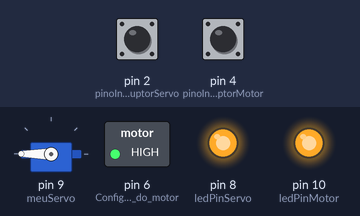
Recording of a sketch running on a simulated Arduino Uno, built with avr-gcc and run on an emulated ATmega328P. Parts: servo, switched loads named in the sketch (green lamp = pin HIGH), output pins drawn as LEDs (lit = HIGH). The inputs (shaded band) are chosen by the test bench; at power-on: pin 2 (pinoInterruptorServo) HIGH, pin 4 (pinoInterruptorMotor) HIGH.

Above: at 1.2 s.
1.3 s: pin 2 (pinoInterruptorServo) pulled LOW for 0.15 s
At 1.37 s:
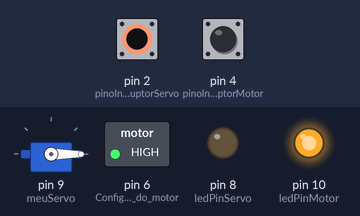
2.9 s: pin 4 (pinoInterruptorMotor) pulled LOW for 0.15 s
At 2.97 s:
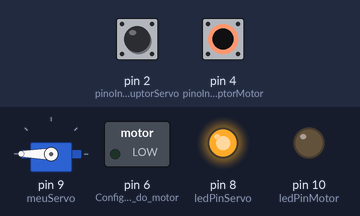
4.5 s: pin 4 (pinoInterruptorMotor) pulled LOW for 3.2 s
At 8.0 s:
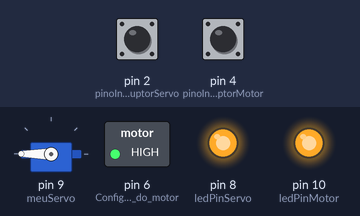
9.2 s: pin 2 (pinoInterruptorServo) pulled LOW for 3.2 s
At 10.3 s:
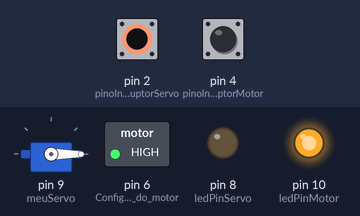
13.9 s: pin 2 (pinoInterruptorServo) driven LOW and pin 4 (pinoInterruptorMotor) driven LOW
At 15.1 s:
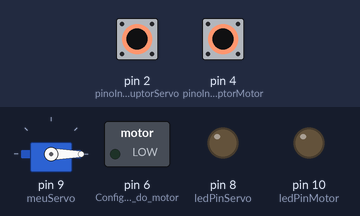
Timing chart, 0 to 16.4 s (numbered marks = the images above; inputs shaded):
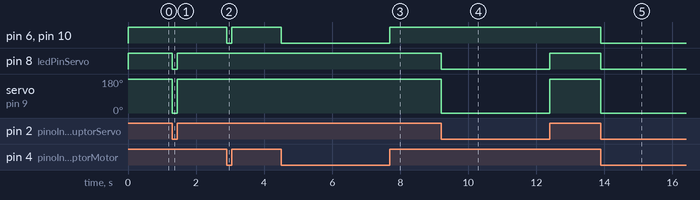

Measured:
- after the input at 1.3 s, pin 8 (ledPinServo): HIGH → LOW at once, → HIGH 0.15 s later; servo on pin 9 (meuServo): 180° → 0° at once, → 180° 0.15 s later
- after the input at 2.9 s, pin 6 (Configura_o_pino_do_motor), pin 10 (ledPinMotor): HIGH → LOW at once, → HIGH 0.15 s later
- after the input at 4.5 s, pin 6 (Configura_o_pino_do_motor), pin 10 (ledPinMotor): HIGH → LOW at once, → HIGH 3.2 s later
- after the input at 9.2 s, pin 8 (ledPinServo): HIGH → LOW at once, → HIGH 3.2 s later; servo on pin 9 (meuServo): 180° → 0° at once, → 180° 3.2 s later
- after the input at 13.9 s, pin 6 (Configura_o_pino_do_motor), pin 8 (ledPinServo), pin 10 (ledPinMotor): HIGH → LOW at once; servo on pin 9 (meuServo): 180° → 0° at once

The sketch:

Servo_E_Motor.ino
```cpp
#include <Servo.h>

Servo meuServo;               // Cria um objeto Servo
int pinoInterruptorServo = 2; // Pino onde o interruptor do servo está conectado
int pinoInterruptorMotor = 4; // Pino onde o interruptor do motor DC está conectado
int estadoInterruptorServoAnterior = LOW; // Estado anterior do interruptor do servo
int estadoInterruptorMotorAnterior = LOW; // Estado anterior do interruptor do motor
int motorSpeed = 255;         // Velocidade máxima do motor DC
int ledPinServo = 8;          // Pino do LED para o servo
int ledPinMotor = 10;          // Pino do LED para o motor DC

void setup() {
  meuServo.attach(9);         // Anexa o servo ao pino 9
  pinMode(pinoInterruptorServo, INPUT_PULLUP); // Configura o pino do interruptor do servo como entrada com resistor de pull-up interno
  meuServo.write(0);          // Define a posição inicial do servo para 0 graus
  pinMode(pinoInterruptorMotor, INPUT_PULLUP); // Configura o pino do interruptor do motor como entrada com resistor de pull-up interno
  pinMode(6, OUTPUT); // Configura o pino do motor DC como saída
  pinMode(ledPinServo, OUTPUT); // Configura o pino do LED para o servo como saída
  pinMode(ledPinMotor, OUTPUT); // Configura o pino do LED para o motor DC como saída
}

void loop() {
  int estadoInterruptorServo = digitalRead(pinoInterruptorServo); // Lê o estado atual do interruptor do servo
  int estadoInterruptorMotor = digitalRead(pinoInterruptorMotor); // Lê o estado atual do interruptor do motor

  // Verifica se o interruptor do servo foi ligado (passou de LOW para HIGH)
  if (estadoInterruptorServo == HIGH && estadoInterruptorServoAnterior == LOW) {
    meuServo.write(180);    // Gira o servo para 180 graus
    digitalWrite(ledPinServo, HIGH); // Liga o LED do servo
  }

  // Verifica se o interruptor do servo foi desligado (passou de HIGH para LOW)
  if (estadoInterruptorServo == LOW && estadoInterruptorServoAnterior == HIGH) {
    meuServo.write(0);      // Retorna o servo para 0 graus
    digitalWrite(ledPinServo, LOW); // Desliga o LED do servo
  }

  estadoInterruptorServoAnterior = estadoInterruptorServo; // Atualiza o estado anterior do interruptor do servo

  // Verifica o estado do interruptor do motor para controlar o motor DC
  if (estadoInterruptorMotor == HIGH) {
    digitalWrite(6, HIGH); // Liga o motor DC
    digitalWrite(ledPinMotor, HIGH); // Liga o LED do motor DC
  } else {
    digitalWrite(6, LOW); // Desliga o motor DC
    digitalWrite(ledPinMotor, LOW); // Desliga o LED do motor DC
  }
}
```
